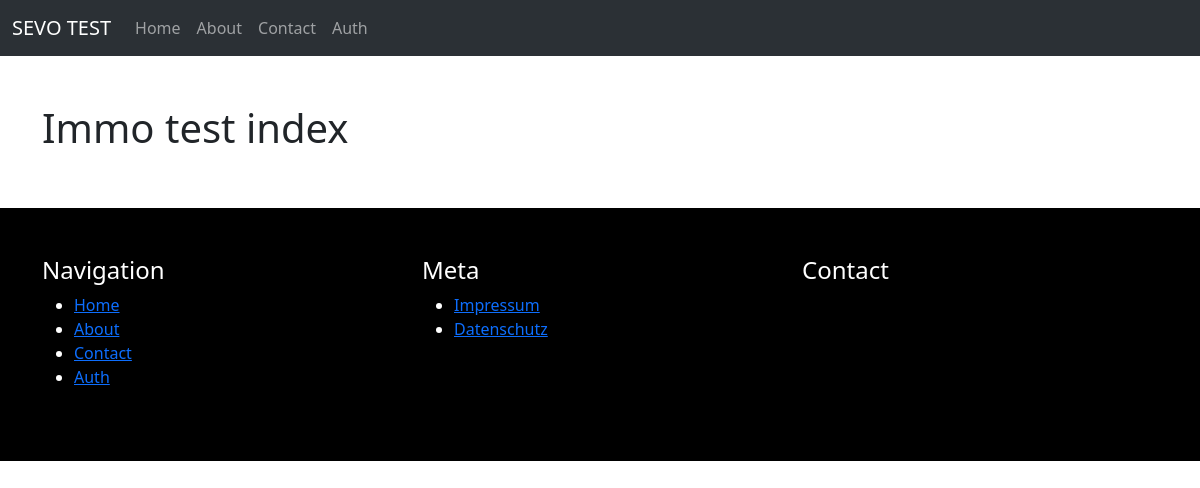
Screenshot of /immo/ with the database file from the repository.
### sevo_pages/models.py (models this page shows, shortened)
class PageMenu(models.Model):
    menu = models.ForeignKey("Menu", blank=True, null=True, on_delete=models.SET_NULL)
    page = models.ForeignKey(Page, blank=True, null=True, on_delete=models.CASCADE, verbose_name=_("Page"))
    url_path = models.SlugField(blank=True, null=True, verbose_name=_("URL path"))
    is_reverse = models.BooleanField(default=False, verbose_name=_("Is reverse"))
    order = models.PositiveIntegerField(default=0, verbose_name=_("Order"))
    published = models.BooleanField(default=True, verbose_name=_("Published"))
    def get_page(self):
        return self.page
    class Meta:
        ordering = ["order"]
        verbose_name = _("Page Menu")
        verbose_name_plural = _("Page Menus")

class Page(models.Model):
    class MenueChoices(models.IntegerChoices):
        MAIN = 0, _("Main"),
        META = 1, _("Meta"),
        NONE = 2, _("None")
    title = models.CharField(max_length=50, verbose_name=_("Title"))
    slug = models.SlugField(max_length=50, unique=True, verbose_name=_("Slug"))
    meta_description = models.CharField(max_length=160, blank=True, null=True, verbose_name=_("Meta description"))
    meta_custom = models.TextField(blank=True, null=True, verbose_name=_("Meta custom tags"))
    url_path = models.CharField(max_length=255, blank=True, null=True, verbose_name=_("URL path"))
    is_reverse = models.BooleanField(default=False, verbose_name=_("Is reverse"))
    published = models.BooleanField(default=True, verbose_name=_("Published"))
    is_home = models.BooleanField(default=False)
    created_at = models.DateTimeField(auto_now_add=True, verbose_name=_("Created at"))
    updated_at = models.DateTimeField(auto_now=True, verbose_name=_("Updated at"))
    def get_absolute_url(self):
        if self.url_path != None:
            if self.is_reverse:
                path = reverse(self.url_path)
            else:
                path = self.url_path
            return path
        if self.is_home:
            return reverse("homepage")
        return reverse("sevo-pages-detail", kwargs={"slug": self.slug})
    @classmethod
    def get_home_page(cls):
        try:
            home = cls.objects.get(is_home=True)
        except:
            home = cls.objects.first
        return home
    class Meta:
        verbose_name = _("Page")
        verbose_name_plural = _("Pages")

### immo_test/views.py (the view)
# urls.py: path("", index, name="immo-test-index")
def index(request):
    return render(request, "immo_test/index.html",  {
        "title": "Immo test index"
    })

### sevo_pages/models.py (called while the page is built)
    def get_all_pagemenus(self):
        return self.pagemenu_set.all()

    def get_published_pagemenus(self):
        return self.get_all_pagemenus().filter(published=True)

### sevo_pages/templatetags/page_tags.py (called while the page is built)
@register.simple_tag
def is_active_page(path, page):
    if page.get_absolute_url() == path:
        return "active"

### utils/context_processors.py (called while the page is built)
def menus_context(request):
    menus = Menu.objects.all()
    menu_main = menus.get(name="Main")
    menu_meta = menus.get(name="Meta")
    homepage = Page.get_home_page()
    return {
        "menus": menus,
        "menu_main": menu_main,
        "menu_meta": menu_meta,
        "homepage": homepage
    }

### immo_test/templates/immo_test/index.html (shortened to what this page needs)
{% extends "base.html" %}
{% block content %}
    <h1>{{ title }}</h1>
{% endblock %}

### templates/partials/_navbar.html (shortened to what this page needs)
{% load page_tags %}
<nav class="navbar bg-dark navbar-expand-lg bg-body-tertiary" data-bs-theme="dark">
    <div class="container-fluid">
      <a class="navbar-brand" href="{% url 'homepage' %}">SEVO TEST</a>
      <div class="collapse navbar-collapse" id="navbarSupportedContent">
        <ul class="navbar-nav me-auto mb-2 mb-lg-0">
            {% for pmenu in menu_main.get_published_pagemenus %}
                <li class="nav-item">
                    <a class="nav-link {% is_active_page path=request.path page=pmenu.get_page %}" href={{ pmenu.get_page.get_absolute_url }}>{{ pmenu.get_page.title }}</a>
                </li>
            {% endfor %}
        </ul>
      </div>
    </div>
  </nav>

### templates/partials/_footer.html
<footer class="bg-black text-white py-5">
    <div class="container">
        <div class="row">
            <div class="col-md-4 mb-2">
                <h4>Navigation</h4>
                <ul>
                    {% for pmenu in menu_main.get_published_pagemenus %}
                        <li>
                            <a href="{{ pmenu.get_page.get_absolute_url }}">{{ pmenu.get_page.title }}</a>
                        </li>
                    {% endfor %}
                </ul>
            </div>
            <div class="col-md-4 mb-2">
                <h4>Meta</h4>
                <ul>
                    {% for pmenu in menu_meta.get_published_pagemenus %}
                        <li>
                            <a href="{{ pmenu.get_page.get_absolute_url }}">{{ pmenu.get_page.title }}</a>
                        </li>
                    {% endfor %}
                </ul>
            </div>
            <div class="col-md-4 mb-2">
                <h4>Contact</h4>
            </div>
        </div>
    </div>
</footer>

### rows the page displays
PageMenu: get_page "Home"
PageMenu: get_page "About"
PageMenu: get_page "Contact"
PageMenu: get_page "Auth"
PageMenu: get_page "Impressum"
PageMenu: get_page "Datenschutz"

### other values shown
{{ title }} "Immo test index"
